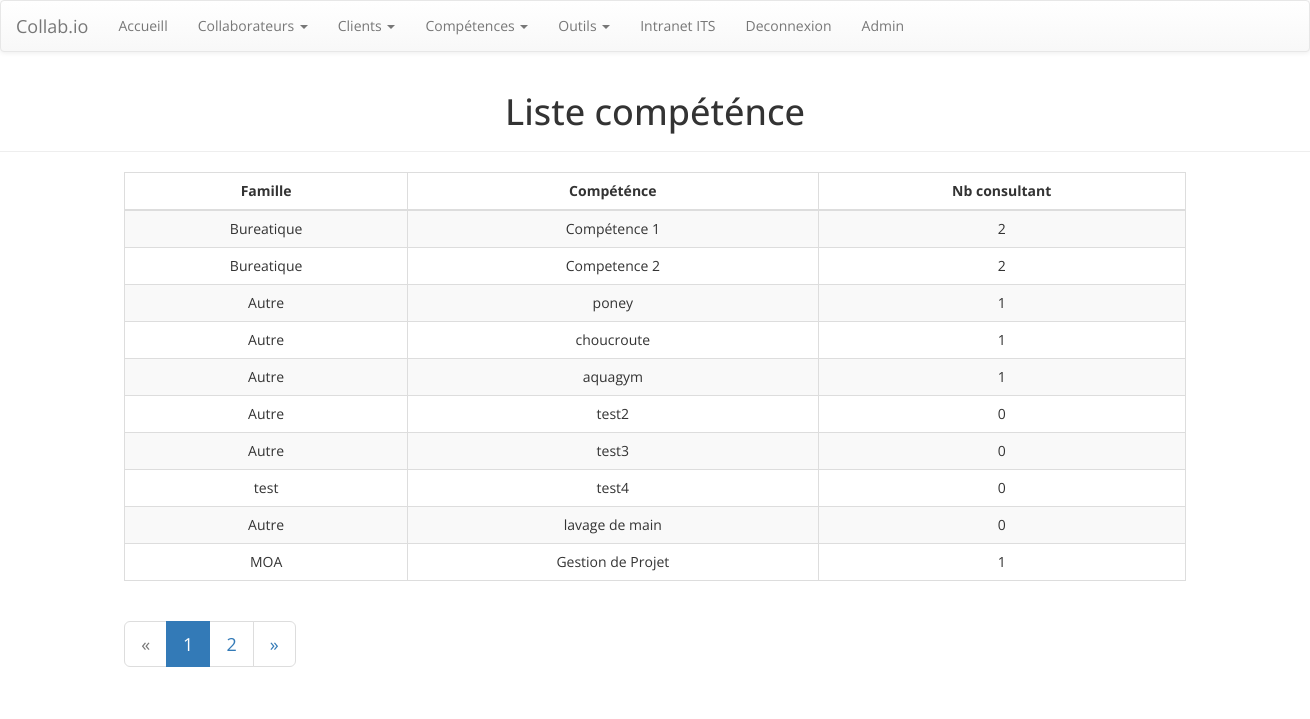
Screenshot of /competence/ (signed in) with the database file from the repository.
### collab/models.py (models this page shows, shortened)
class competences(models.Model):
    nomCompetence = models.CharField(max_length=250)
    famille = models.ForeignKey(familleCompetences, on_delete=models.CASCADE)

class familleCompetences(models.Model):
    nomFamilleCompetence = models.CharField(max_length=250)
    def __str__(self):
        return self.nomFamilleCompetence

### collab/views.py (the view)
# urls.py: path('competence/', views.liste_competence, name='liste_competence'),
def liste_competence(request):
    template = loader.get_template('collab/liste_competence2.html')
    compe_list= competences.objects.all()
    page = request.GET.get('page', 1)
    paginator = Paginator(compe_list, 10)
    try:
        compes= paginator.page(page)
    except PageNotAnInteger:
        compes = paginator.page(1)
    except EmptyPage:
        compes = paginator.page(paginator.num_pages)
    context={'compes':compes}
    return HttpResponse(template.render(context, request))

### collab/templatetags/collab_extras.py (called while the page is built)
@register.filter(name='nb_consultant_compe')
def nb_consultant_compe(id_compe):
    nb = collaborateurs.objects.filter(listeCompetencesCles=id_compe).count()
    return nb

### collab/templates/collab/liste_competence2.html
{% extends 'collab/base.html' %}
{% block content %}
{% load collab_extras %}
    <div class="page-header">
        <h1 class="text-center">Liste compéténce</h1></div>
    <div class="container" id="container">
        <div class="row">
            <div class="col-lg-10 col-lg-offset-1 col-md-10 col-md-offset-1 col-sm-10 col-sm-offset-1 col-xs-12">
                <div class="table-responsive" id="liste-consultant">
                    <table class="table table-striped table-bordered table-hover">
                        <thead>
                            <tr class="text-center">
                                <th class="text-center">Famille </th>
                                <th class="text-center">Compéténce </th>
                                <th class="text-center">Nb consultant</th>
                            </tr>
                        </thead>
                        <tbody>
                            {% for compe in compes %}
                            {% with truc=compe.pk %}
                            <tr>
                                <td>{{compe.famille}} </td>
                                <td>{{compe.nomCompetence}} </td>
                                <td>{{truc|nb_consultant_compe}} </td>
                            </tr>
                            {% endwith %}
                            {% endfor %}
                        </tbody>
                    </table>
                </div>
            </div>
        </div>
        {% if compes.has_other_pages %}
        <div class="row">
            <div class="col-lg-offset-1 col-md-12 col-md-offset-1">
                <nav>
                    <ul class="pagination pagination-lg">
                        {% if compes.has_previous %}
                        <li><a aria-label="Previous"><span aria-hidden="true">«</span></a></li>
                        {% else %}
                        <li class="disabled"><span>&laquo;</span></li>
                        {% endif %}
                        {% for i in compes.paginator.page_range %}
                            {% if compes.number == i %}
                                <li class="active"><span>{{ i }} <span class="sr-only">(current)</span></span></li>
                            {% else %}
                                <li><a href="?page={{ i }}">{{ i }}</a></li>
                            {% endif %}
                        {% endfor %}
                        {% if compes.has_next %}
                            <li><a aria-label="Next"><span aria-hidden="true">»</span></a></li>
                        {% else %}
                            <li class="disabled"><span>&raquo;</span></li>
                        {% endif %}
                    </ul>
                </nav>
            </div>
        </div>
        {% endif %}
    </div>
{% endblock %}

### collab/static/collab/assets/css/styles.css (style rules this page uses)
div#liste-consultant.table-responsive { text-align:center; }
table th.text-center, table td.text-center { text-align:center; }
.table > tbody > tr > td { vertical-align:middle; }

### collab/static/collab/assets/css/Full-Width-Center-Container.css (style rules this page uses)
div#container.container { width:100%; }

### collab/static/collab/assets/css/Simple-Profile-Info.css (style rules this page uses)
* { -webkit-border-radius:0 0 0 0; border-radius:0 0 0 0; font-family:'Open Sans'; }

### rows the page displays
competences: famille "Bureatique", nomCompetence "Compétence 1", pk|nb_consultant_compe "2"
competences: famille "Bureatique", nomCompetence "Competence 2", pk|nb_consultant_compe "2"
competences: famille "Autre", nomCompetence "poney", pk|nb_consultant_compe "1"
competences: famille "Autre", nomCompetence "choucroute", pk|nb_consultant_compe "1"
competences: famille "Autre", nomCompetence "aquagym", pk|nb_consultant_compe "1"
competences: famille "Autre", nomCompetence "test2", pk|nb_consultant_compe "0"
competences: famille "Autre", nomCompetence "test3", pk|nb_consultant_compe "0"
competences: famille "test", nomCompetence "test4", pk|nb_consultant_compe "0"
competences: famille "Autre", nomCompetence "lavage de main", pk|nb_consultant_compe "0"
competences: famille "MOA", nomCompetence "Gestion de Projet", pk|nb_consultant_compe "1"

### other values shown
{{ i }} "1"
{{ i }} "2"
